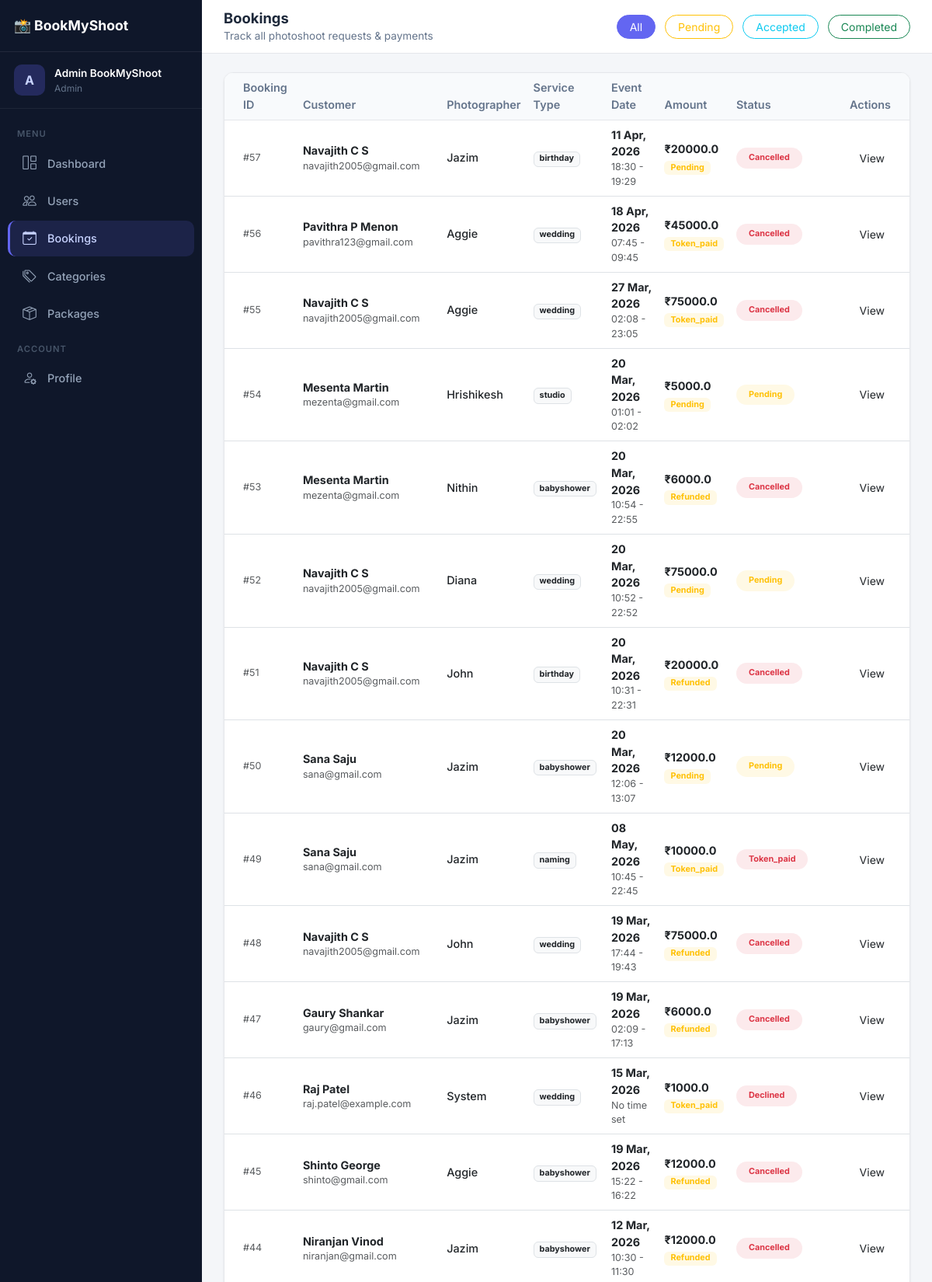
The page /admin/bookings (signed in, upper part) on the database its author committed.
### backend/models.py (models this page shows, shortened)
class User(db.Model, UserMixin):
    __tablename__ = 'users'
    id = db.Column(db.Integer, primary_key=True)
    first_name = db.Column(db.String(100), nullable=False)
    last_name = db.Column(db.String(100), nullable=False)
    email = db.Column(db.String(120), unique=True, nullable=False, index=True)
    phone = db.Column(db.String(20), nullable=True)
    user_type = db.Column(db.String(20), nullable=False, default='customer')
    password_hash = db.Column(db.String(255), nullable=False)
    profile_image = db.Column(db.String(255), nullable=True)
    is_active = db.Column(db.Boolean, default=True)
    created_at = db.Column(db.DateTime, default=datetime.utcnow)
    updated_at = db.Column(db.DateTime, default=datetime.utcnow, onupdate=datetime.utcnow)
    bookings = db.relationship('Booking', backref='customer', lazy=True, foreign_keys='Booking.customer_id',
                               cascade='all, delete-orphan')
    notifications = db.relationship('Notification', backref='user', lazy=True, cascade='all, delete-orphan')
    activities = db.relationship('ActivityLog', backref='user', lazy=True, cascade='all, delete-orphan')

class Booking(db.Model):
    __tablename__ = 'bookings'
    id = db.Column(db.Integer, primary_key=True)
    customer_id = db.Column(db.Integer, db.ForeignKey('users.id'), nullable=False)
    photographer_id = db.Column(db.Integer, db.ForeignKey('photographers.id'), nullable=True)
    service_type = db.Column(db.String(50), nullable=False)  # wedding, engagement, birthday, etc.
    package_name = db.Column(db.String(100), nullable=True)  # Basic, Standard, Premium etc.
    event_date = db.Column(db.Date, nullable=False)
    event_time = db.Column(db.String(20), nullable=True)
    location = db.Column(db.String(255), nullable=True)
    location_type = db.Column(db.String(50), nullable=True)  # indoor, outdoor, studio, destination
    address_line = db.Column(db.String(500), nullable=True)
    pincode = db.Column(db.String(10), nullable=True)
    state = db.Column(db.String(100), nullable=True)
    country = db.Column(db.String(100), nullable=True, default='India')
    contact_number = db.Column(db.String(20), nullable=True)
    notes = db.Column(db.Text, nullable=True)
    total_price = db.Column(db.Float, nullable=False)
    token_amount = db.Column(db.Float, default=0)
    remaining_amount = db.Column(db.Float, default=0)
    status = db.Column(db.String(20), default='pending')  # pending, accepted, declined, completed, cancelled
    payment_status = db.Column(db.String(20), default='pending')  # pending, token_paid, paid, refunded
    cancelled_by = db.Column(db.String(20), nullable=True)  # 'photographer', 'customer', or None
    created_at = db.Column(db.DateTime, default=datetime.utcnow)
    updated_at = db.Column(db.DateTime, default=datetime.utcnow, onupdate=datetime.utcnow)

### backend/admin/routes.py (the view)
@admin_bp.route('/bookings')
@admin_required
def bookings():
    status = request.args.get('status')
    query = Booking.query
    if status:
        query = query.filter_by(status=status)
    bookings = query.order_by(Booking.created_at.desc()).all()
    return render_template('admin/bookings.html', bookings=bookings, current_status=status)

### backend/admin/routes.py (called while the page is built)
def admin_required(f):
    @wraps(f)
    def decorated_function(*args, **kwargs):
        if not current_user.is_authenticated or current_user.user_type != 'admin':
            flash('Admin access required.', 'error')
            return redirect(url_for('login'))
        return f(*args, **kwargs)
    return decorated_function

### backend/app.py (called while the page is built)
@app.before_request
def enforce_csrf_for_non_api_routes():
    if request.path.startswith('/api/'):
        return
    if request.method in ('POST', 'PUT', 'PATCH', 'DELETE'):
        csrf.protect()

@login_manager.user_loader
def load_user(user_id):
    return User.query.get(int(user_id))

### backend/admin/templates/admin/bookings.html (shortened to what this page needs)
{% extends "base.html" %}
{% block content %}
<div class="topbar">
    <div>
        <h1>Bookings</h1>
        <div class="breadcrumb">Track all photoshoot requests & payments</div>
    </div>
    <div class="topbar-actions">
        <a href="{{ url_for('admin.bookings') }}" class="btn btn-sm {{ 'btn-primary' if not current_status else 'btn-outline-secondary' }} rounded-pill px-3">All</a>
        <a href="{{ url_for('admin.bookings', status='pending') }}" class="btn btn-sm {{ 'btn-warning text-white' if current_status == 'pending' else 'btn-outline-warning' }} rounded-pill px-3">Pending</a>
        <a href="{{ url_for('admin.bookings', status='accepted') }}" class="btn btn-sm {{ 'btn-info text-white' if current_status == 'accepted' else 'btn-outline-info' }} rounded-pill px-3">Accepted</a>
        <a href="{{ url_for('admin.bookings', status='completed') }}" class="btn btn-sm {{ 'btn-success' if current_status == 'completed' else 'btn-outline-success' }} rounded-pill px-3">Completed</a>
    </div>
</div>
<div class="page-content fade-in">
<div class="card overflow-hidden">
    <div class="table-responsive">
        <table class="table table-hover align-middle mb-0">
            <thead class="bg-light">
                <tr>
                    <th class="ps-4">Booking ID</th>
                    <th>Customer</th>
                    <th>Photographer</th>
                    <th>Service Type</th>
                    <th>Event Date</th>
                    <th>Amount</th>
                    <th>Status</th>
                    <th class="text-end pe-4">Actions</th>
                </tr>
            </thead>
            <tbody>
                {% if bookings %}
                {% for b in bookings %}
                <tr>
                    <td class="ps-4 text-muted small">#{{ b.id }}</td>
                    <td>
                        <div class="fw-bold text-dark">{{ b.customer.first_name }} {{ b.customer.last_name }}</div>
                        <div class="text-muted small">{{ b.customer.email }}</div>
                    </td>
                    <td>
                        <div class="fw-medium">{{ b.photographer.user.first_name if b.photographer else 'System' }}
                        </div>
                    </td>
                    <td><span class="badge bg-light text-dark fw-bold border">{{ b.service_type }}</span></td>
                    <td>
                        <div class="fw-bold">{{ b.event_date.strftime('%d %b, %Y') if b.event_date else 'N/A' }}</div>
                        <div class="text-muted small">{{ b.event_time or 'No time set' }}</div>
                    </td>
                    <td>
                        <div class="fw-bold">₹{{ b.total_price }}</div>
                        <span
                            class="badge {{ 'bg-success' if b.payment_status == 'paid' else 'bg-warning' }} bg-opacity-10 {{ 'text-success' if b.payment_status == 'paid' else 'text-warning' }} small px-2">
                            {{ b.payment_status | capitalize }}
                        </span>
                    </td>
                    <td>
                        {% if b.status == 'pending' %}
                        <span class="badge bg-warning bg-opacity-10 text-warning px-3 py-2 rounded-pill">Pending</span>
                        {% elif b.status == 'accepted' %}
                        <span class="badge bg-info bg-opacity-10 text-info px-3 py-2 rounded-pill">Accepted</span>
                        {% elif b.status == 'completed' %}
                        <span
                            class="badge bg-success bg-opacity-10 text-success px-3 py-2 rounded-pill">Completed</span>
                        {% else %}
                        <span class="badge bg-danger bg-opacity-10 text-danger px-3 py-2 rounded-pill">{{ b.status |
                            capitalize }}</span>
                        {% endif %}
                    </td>
                    <td class="text-end pe-4">
                        <button class="btn btn-sm btn-outline-dark border-0 ms-1">View</button>
                    </td>
                </tr>
                {% endfor %}
                {% else %}
                <tr>
                    <td colspan="8" class="text-center py-5 text-muted">
                        No bookings found for the selected status.
                    </td>
                </tr>
                {% endif %}
            </tbody>
        </table>
    </div>
</div>
</div>
{% endblock %}

### backend/templates/base.html (shortened to what this page needs)
<!DOCTYPE html>
<html lang="en">
<head>
    <link href="https://cdn.jsdelivr.net/npm/bootstrap@5.3.0/dist/css/bootstrap.min.css" rel="stylesheet">
    <link rel="stylesheet" href="https://cdn.jsdelivr.net/npm/bootstrap-icons@1.11.0/font/bootstrap-icons.css">
    <link rel="stylesheet" href="https://cdnjs.cloudflare.com/ajax/libs/animate.css/4.1.1/animate.min.css" />
</head>
<body>
    {% if not hide_sidebar and current_user.is_authenticated %}
    <aside class="sidebar" id="sidebar">
        <div class="sidebar-brand">📸 BookMyShoot</div>
        <div class="sidebar-user">
            <div class="avatar">{{ current_user.first_name[0]|upper }}</div>
            <div class="info">
                <div class="name">{{ current_user.first_name }} {{ current_user.last_name }}</div>
                <div class="role">{{ current_user.user_type }}</div>
            </div>
        </div>
        <nav class="sidebar-nav">
            <div class="nav-section">Menu</div>
            {% if current_user.user_type == 'admin' %}
            <a href="{{ url_for('admin.dashboard') }}" class="{{ 'active' if request.endpoint == 'admin.dashboard' }}"><i class="bi bi-grid-1x2"></i> Dashboard</a>
            <a href="{{ url_for('admin.users') }}" class="{{ 'active' if request.endpoint == 'admin.users' }}"><i class="bi bi-people"></i> Users</a>
            <a href="{{ url_for('admin.bookings') }}" class="{{ 'active' if request.endpoint == 'admin.bookings' }}"><i class="bi bi-calendar-check"></i> Bookings</a>
            <a href="{{ url_for('admin.categories') }}" class="{{ 'active' if request.endpoint == 'admin.categories' }}"><i class="bi bi-tags"></i> Categories</a>
            <a href="{{ url_for('admin.packages') }}" class="{{ 'active' if request.endpoint == 'admin.packages' }}"><i class="bi bi-box-seam"></i> Packages</a>
            <div class="nav-section">Account</div>
            <a href="{{ url_for('admin.profile') }}" class="{{ 'active' if request.endpoint == 'admin.profile' }}"><i class="bi bi-person-gear"></i> Profile</a>
            {% endif %}
        </nav>
    </aside>
    {% endif %}
    <main class="{% if not hide_sidebar and current_user.is_authenticated %}main-content{% else %}{% block main_class %}container py-5{% endblock %}{% endif %}">
        {% block content %}{% endblock %}
    </main>
</body>
</html>

### backend/templates/base.html (style rules this page uses)
:root { --bg: #f4f6f9; --sidebar-bg: #0f172a; --sidebar-active: rgba(99, 102, 241, 0.15); --sidebar-active-border: #6366f1; --card-bg: #ffffff; --card-border: #e5e7eb; --card-shadow: 0 1px 3px rgba(0,0,0,0.06); --text: #1e293b; --muted: #64748b; --primary: #6366f1; --primary-hover: #4f46e5; --success: #22c55e; --danger: #ef4444; --warning: #f59e0b; --info: #3b82f6; --sidebar-width: 260px; --radius: 12px; }
* { box-sizing: border-box; }
body { font-family: 'Inter', sans-serif; background: var(--bg); color: var(--text); margin: 0; min-height: 100vh; }
a { color: inherit; text-decoration: none; }
.sidebar { width: var(--sidebar-width); background: var(--sidebar-bg); color: #cbd5e1; position: fixed; top: 0; left: 0; bottom: 0; z-index: 1000; display: flex; flex-direction: column; transition: transform .3s ease; overflow-y: auto; }
.sidebar-brand { padding: 20px 18px; border-bottom: 1px solid rgba(255,255,255,0.08); font-weight: 700; font-size: 1.1rem; color: #fff; display: flex; align-items: center; gap: 10px; }
.sidebar-user { padding: 16px 18px; display: flex; align-items: center; gap: 12px; border-bottom: 1px solid rgba(255,255,255,0.06); }
.sidebar-user .avatar { width: 40px; height: 40px; border-radius: 10px; background: rgba(99,102,241,0.25); color: #c7d2fe; display: grid; place-items: center; font-weight: 700; font-size: 1rem; }
.sidebar-user .info { font-size: 0.85rem; }
.sidebar-user .info .name { color: #fff; font-weight: 600; }
.sidebar-user .info .role { color: var(--muted); text-transform: capitalize; font-size: 0.75rem; }
.sidebar-nav { padding: 12px 10px; flex: 1; }
.sidebar-nav .nav-section { font-size: 0.7rem; text-transform: uppercase; letter-spacing: 1px; color: #475569; padding: 12px 12px 6px; font-weight: 600; }
.sidebar-nav a { display: flex; align-items: center; gap: 12px; padding: 10px 14px; border-radius: 10px; color: #94a3b8; font-weight: 500; font-size: 0.9rem; margin-bottom: 2px; transition: all .2s ease; border-left: 3px solid transparent; }
.sidebar-nav a.active { color: #c7d2fe; background: var(--sidebar-active); border-left-color: var(--sidebar-active-border); }
.sidebar-nav a i { font-size: 1.1rem; width: 22px; text-align: center; }
.main-content { margin-left: var(--sidebar-width); min-height: 100vh; transition: margin-left .3s ease; }
.topbar { background: var(--card-bg); border-bottom: 1px solid var(--card-border); padding: 12px 28px; display: flex; justify-content: space-between; align-items: center; position: sticky; top: 0; z-index: 30; }
.topbar h1 { margin: 0; font-size: 1.15rem; font-weight: 700; }
.topbar .breadcrumb { font-size: 0.85rem; color: var(--muted); margin: 2px 0 0; }
.topbar-actions { display: flex; align-items: center; gap: 12px; }
.card { background: var(--card-bg); border: 1px solid var(--card-border); border-radius: var(--radius); box-shadow: var(--card-shadow); }
.btn-primary { background: var(--primary); border-color: var(--primary); }
.table { font-size: 0.9rem; }
.table thead th { background: #f8fafc; color: var(--muted); font-weight: 600; border-bottom: 1px solid var(--card-border); }
.table td { vertical-align: middle; }
.page-content { padding: 24px 28px; }
.fade-in { animation: fadeIn .4s ease forwards; }

### rows shown on the page
User: first_name "A", first_name "Admin", last_name "BookMyShoot", user_type "Admin"
Booking: id "57", customer.first_name "Navajith", customer.last_name "C S", customer.email "navajith2005@gmail.com", photographer.user "Jazim", service_type "birthday", event_date "11 Apr, 2026", event_time "18:30 - 19:29", total_price "20000.0", payment_status "Pending", status "Cancelled"
Booking: id "56", customer.first_name "Pavithra", customer.last_name "P Menon", customer.email "pavithra123@gmail.com", photographer.user "Aggie", service_type "wedding", event_date "18 Apr, 2026", event_time "07:45 - 09:45", total_price "45000.0", payment_status "Token_paid", status "Cancelled"
Booking: id "55", customer.first_name "Navajith", customer.last_name "C S", customer.email "navajith2005@gmail.com", photographer.user "Aggie", service_type "wedding", event_date "27 Mar, 2026", event_time "02:08 - 23:05", total_price "75000.0", payment_status "Token_paid", status "Cancelled"
Booking: id "54", customer.first_name "Mesenta", customer.last_name "Martin", customer.email "mezenta@gmail.com", photographer.user "Hrishikesh", service_type "studio", event_date "20 Mar, 2026", event_time "01:01 - 02:02", total_price "5000.0", payment_status "Pending", status "Pending"
Booking: id "53", customer.first_name "Mesenta", customer.last_name "Martin", customer.email "mezenta@gmail.com", photographer.user "Nithin", service_type "babyshower", event_date "20 Mar, 2026", event_time "10:54 - 22:55", total_price "6000.0", payment_status "Refunded", status "Cancelled"
Booking: id "52", customer.first_name "Navajith", customer.last_name "C S", customer.email "navajith2005@gmail.com", photographer.user "Diana", service_type "wedding", event_date "20 Mar, 2026", event_time "10:52 - 22:52", total_price "75000.0", payment_status "Pending", status "Pending"
Booking: id "51", customer.first_name "Navajith", customer.last_name "C S", customer.email "navajith2005@gmail.com", photographer.user "John", service_type "birthday", event_date "20 Mar, 2026", event_time "10:31 - 22:31", total_price "20000.0", payment_status "Refunded", status "Cancelled"
Booking: id "50", customer.first_name "Sana", customer.last_name "Saju", customer.email "sana@gmail.com", photographer.user "Jazim", service_type "babyshower", event_date "20 Mar, 2026", event_time "12:06 - 13:07", total_price "12000.0", payment_status "Pending", status "Pending"
Booking: id "49", customer.first_name "Sana", customer.last_name "Saju", customer.email "sana@gmail.com", photographer.user "Jazim", service_type "naming", event_date "08 May, 2026", event_time "10:45 - 22:45", total_price "10000.0", payment_status "Token_paid", status "Token_paid"
Booking: id "48", customer.first_name "Navajith", customer.last_name "C S", customer.email "navajith2005@gmail.com", photographer.user "John", service_type "wedding", event_date "19 Mar, 2026", event_time "17:44 - 19:43", total_price "75000.0", payment_status "Refunded", status "Cancelled"
Booking: id "47", customer.first_name "Gaury", customer.last_name "Shankar", customer.email "gaury@gmail.com", photographer.user "Jazim", service_type "babyshower", event_date "19 Mar, 2026", event_time "02:09 - 17:13", total_price "6000.0", payment_status "Refunded", status "Cancelled"
Booking: id "46", customer.first_name "Raj", customer.last_name "Patel", customer.email "raj.patel@example.com", photographer.user "System", service_type "wedding", event_date "15 Mar, 2026", event_time "No time set", total_price "1000.0", payment_status "Token_paid", status "Declined"
Booking: id "45", customer.first_name "Shinto", customer.last_name "George", customer.email "shinto@gmail.com", photographer.user "Aggie", service_type "babyshower", event_date "19 Mar, 2026", event_time "15:22 - 16:22", total_price "12000.0", payment_status "Refunded", status "Cancelled"
Booking: id "44", customer.first_name "Niranjan", customer.last_name "Vinod", customer.email "niranjan@gmail.com", photographer.user "Jazim", service_type "babyshower", event_date "12 Mar, 2026", event_time "10:30 - 11:30", total_price "12000.0", payment_status "Refunded", status "Cancelled"
